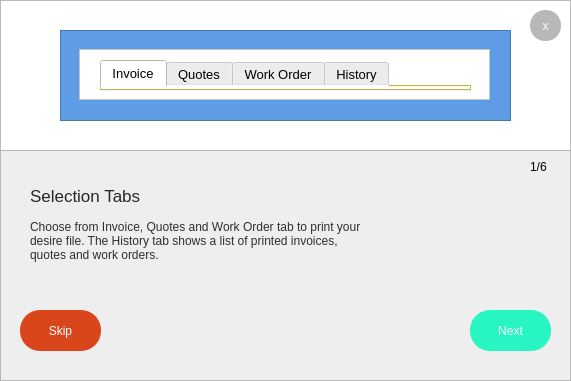
<?xml version="1.0" encoding="UTF-8"?>
<ui version="4.0">
 <class>Form</class>
 <widget class="QWidget" name="Form">
  <property name="geometry">
   <rect>
    <x>0</x>
    <y>0</y>
    <width>571</width>
    <height>381</height>
   </rect>
  </property>
  <property name="windowTitle">
   <string>Form</string>
  </property>
  <property name="styleSheet">
   <string notr="true">QWidget{
background-color: rgb(255, 255, 255);

	}</string>
  </property>
  <widget class="QTabWidget" name="tabWidget">
   <property name="geometry">
    <rect>
     <x>100</x>
     <y>60</y>
     <width>371</width>
     <height>31</height>
    </rect>
   </property>
   <property name="palette">
    <palette>
     <active>
      <colorrole role="WindowText">
       <brush brushstyle="SolidPattern">
        <color alpha="255">
         <red>170</red>
         <green>255</green>
         <blue>127</blue>
        </color>
       </brush>
      </colorrole>
      <colorrole role="Button">
       <brush brushstyle="SolidPattern">
        <color alpha="255">
         <red>255</red>
         <green>255</green>
         <blue>127</blue>
        </color>
       </brush>
      </colorrole>
      <colorrole role="Light">
       <brush brushstyle="SolidPattern">
        <color alpha="255">
         <red>127</red>
         <green>255</green>
         <blue>255</blue>
        </color>
       </brush>
      </colorrole>
      <colorrole role="Midlight">
       <brush brushstyle="SolidPattern">
        <color alpha="255">
         <red>63</red>
         <green>255</green>
         <blue>255</blue>
        </color>
       </brush>
      </colorrole>
      <colorrole role="Dark">
       <brush brushstyle="SolidPattern">
        <color alpha="255">
         <red>0</red>
         <green>127</green>
         <blue>127</blue>
        </color>
       </brush>
      </colorrole>
      <colorrole role="Mid">
       <brush brushstyle="SolidPattern">
        <color alpha="255">
         <red>0</red>
         <green>170</green>
         <blue>170</blue>
        </color>
       </brush>
      </colorrole>
      <colorrole role="Text">
       <brush brushstyle="SolidPattern">
        <color alpha="255">
         <red>170</red>
         <green>255</green>
         <blue>127</blue>
        </color>
       </brush>
      </colorrole>
      <colorrole role="BrightText">
       <brush brushstyle="SolidPattern">
        <color alpha="255">
         <red>255</red>
         <green>255</green>
         <blue>255</blue>
        </color>
       </brush>
      </colorrole>
      <colorrole role="ButtonText">
       <brush brushstyle="SolidPattern">
        <color alpha="255">
         <red>170</red>
         <green>255</green>
         <blue>127</blue>
        </color>
       </brush>
      </colorrole>
      <colorrole role="Base">
       <brush brushstyle="SolidPattern">
        <color alpha="255">
         <red>255</red>
         <green>255</green>
         <blue>127</blue>
        </color>
       </brush>
      </colorrole>
      <colorrole role="Window">
       <brush brushstyle="SolidPattern">
        <color alpha="255">
         <red>255</red>
         <green>255</green>
         <blue>127</blue>
        </color>
       </brush>
      </colorrole>
      <colorrole role="Shadow">
       <brush brushstyle="SolidPattern">
        <color alpha="255">
         <red>0</red>
         <green>0</green>
         <blue>0</blue>
        </color>
       </brush>
      </colorrole>
      <colorrole role="AlternateBase">
       <brush brushstyle="SolidPattern">
        <color alpha="255">
         <red>127</red>
         <green>255</green>
         <blue>255</blue>
        </color>
       </brush>
      </colorrole>
      <colorrole role="ToolTipBase">
       <brush brushstyle="SolidPattern">
        <color alpha="255">
         <red>255</red>
         <green>255</green>
         <blue>220</blue>
        </color>
       </brush>
      </colorrole>
      <colorrole role="ToolTipText">
       <brush brushstyle="SolidPattern">
        <color alpha="255">
         <red>0</red>
         <green>0</green>
         <blue>0</blue>
        </color>
       </brush>
      </colorrole>
     </active>
     <inactive>
      <colorrole role="WindowText">
       <brush brushstyle="SolidPattern">
        <color alpha="255">
         <red>170</red>
         <green>255</green>
         <blue>127</blue>
        </color>
       </brush>
      </colorrole>
      <colorrole role="Button">
       <brush brushstyle="SolidPattern">
        <color alpha="255">
         <red>255</red>
         <green>255</green>
         <blue>127</blue>
        </color>
       </brush>
      </colorrole>
      <colorrole role="Light">
       <brush brushstyle="SolidPattern">
        <color alpha="255">
         <red>127</red>
         <green>255</green>
         <blue>255</blue>
        </color>
       </brush>
      </colorrole>
      <colorrole role="Midlight">
       <brush brushstyle="SolidPattern">
        <color alpha="255">
         <red>63</red>
         <green>255</green>
         <blue>255</blue>
        </color>
       </brush>
      </colorrole>
      <colorrole role="Dark">
       <brush brushstyle="SolidPattern">
        <color alpha="255">
         <red>0</red>
         <green>127</green>
         <blue>127</blue>
        </color>
       </brush>
      </colorrole>
      <colorrole role="Mid">
       <brush brushstyle="SolidPattern">
        <color alpha="255">
         <red>0</red>
         <green>170</green>
         <blue>170</blue>
        </color>
       </brush>
      </colorrole>
      <colorrole role="Text">
       <brush brushstyle="SolidPattern">
        <color alpha="255">
         <red>170</red>
         <green>255</green>
         <blue>127</blue>
        </color>
       </brush>
      </colorrole>
      <colorrole role="BrightText">
       <brush brushstyle="SolidPattern">
        <color alpha="255">
         <red>255</red>
         <green>255</green>
         <blue>255</blue>
        </color>
       </brush>
      </colorrole>
      <colorrole role="ButtonText">
       <brush brushstyle="SolidPattern">
        <color alpha="255">
         <red>170</red>
         <green>255</green>
         <blue>127</blue>
        </color>
       </brush>
      </colorrole>
      <colorrole role="Base">
       <brush brushstyle="SolidPattern">
        <color alpha="255">
         <red>255</red>
         <green>255</green>
         <blue>127</blue>
        </color>
       </brush>
      </colorrole>
      <colorrole role="Window">
       <brush brushstyle="SolidPattern">
        <color alpha="255">
         <red>255</red>
         <green>255</green>
         <blue>127</blue>
        </color>
       </brush>
      </colorrole>
      <colorrole role="Shadow">
       <brush brushstyle="SolidPattern">
        <color alpha="255">
         <red>0</red>
         <green>0</green>
         <blue>0</blue>
        </color>
       </brush>
      </colorrole>
      <colorrole role="AlternateBase">
       <brush brushstyle="SolidPattern">
        <color alpha="255">
         <red>127</red>
         <green>255</green>
         <blue>255</blue>
        </color>
       </brush>
      </colorrole>
      <colorrole role="ToolTipBase">
       <brush brushstyle="SolidPattern">
        <color alpha="255">
         <red>255</red>
         <green>255</green>
         <blue>220</blue>
        </color>
       </brush>
      </colorrole>
      <colorrole role="ToolTipText">
       <brush brushstyle="SolidPattern">
        <color alpha="255">
         <red>0</red>
         <green>0</green>
         <blue>0</blue>
        </color>
       </brush>
      </colorrole>
     </inactive>
     <disabled>
      <colorrole role="WindowText">
       <brush brushstyle="SolidPattern">
        <color alpha="255">
         <red>170</red>
         <green>255</green>
         <blue>127</blue>
        </color>
       </brush>
      </colorrole>
      <colorrole role="Button">
       <brush brushstyle="SolidPattern">
        <color alpha="255">
         <red>255</red>
         <green>255</green>
         <blue>127</blue>
        </color>
       </brush>
      </colorrole>
      <colorrole role="Light">
       <brush brushstyle="SolidPattern">
        <color alpha="255">
         <red>127</red>
         <green>255</green>
         <blue>255</blue>
        </color>
       </brush>
      </colorrole>
      <colorrole role="Midlight">
       <brush brushstyle="SolidPattern">
        <color alpha="255">
         <red>63</red>
         <green>255</green>
         <blue>255</blue>
        </color>
       </brush>
      </colorrole>
      <colorrole role="Dark">
       <brush brushstyle="SolidPattern">
        <color alpha="255">
         <red>0</red>
         <green>127</green>
         <blue>127</blue>
        </color>
       </brush>
      </colorrole>
      <colorrole role="Mid">
       <brush brushstyle="SolidPattern">
        <color alpha="255">
         <red>0</red>
         <green>170</green>
         <blue>170</blue>
        </color>
       </brush>
      </colorrole>
      <colorrole role="Text">
       <brush brushstyle="SolidPattern">
        <color alpha="255">
         <red>170</red>
         <green>255</green>
         <blue>127</blue>
        </color>
       </brush>
      </colorrole>
      <colorrole role="BrightText">
       <brush brushstyle="SolidPattern">
        <color alpha="255">
         <red>255</red>
         <green>255</green>
         <blue>255</blue>
        </color>
       </brush>
      </colorrole>
      <colorrole role="ButtonText">
       <brush brushstyle="SolidPattern">
        <color alpha="255">
         <red>170</red>
         <green>255</green>
         <blue>127</blue>
        </color>
       </brush>
      </colorrole>
      <colorrole role="Base">
       <brush brushstyle="SolidPattern">
        <color alpha="255">
         <red>255</red>
         <green>255</green>
         <blue>127</blue>
        </color>
       </brush>
      </colorrole>
      <colorrole role="Window">
       <brush brushstyle="SolidPattern">
        <color alpha="255">
         <red>255</red>
         <green>255</green>
         <blue>127</blue>
        </color>
       </brush>
      </colorrole>
      <colorrole role="Shadow">
       <brush brushstyle="SolidPattern">
        <color alpha="255">
         <red>0</red>
         <green>0</green>
         <blue>0</blue>
        </color>
       </brush>
      </colorrole>
      <colorrole role="AlternateBase">
       <brush brushstyle="SolidPattern">
        <color alpha="255">
         <red>0</red>
         <green>255</green>
         <blue>255</blue>
        </color>
       </brush>
      </colorrole>
      <colorrole role="ToolTipBase">
       <brush brushstyle="SolidPattern">
        <color alpha="255">
         <red>255</red>
         <green>255</green>
         <blue>220</blue>
        </color>
       </brush>
      </colorrole>
      <colorrole role="ToolTipText">
       <brush brushstyle="SolidPattern">
        <color alpha="255">
         <red>0</red>
         <green>0</green>
         <blue>0</blue>
        </color>
       </brush>
      </colorrole>
     </disabled>
    </palette>
   </property>
   <property name="font">
    <font>
     <family>Segoe UI</family>
     <pointsize>10</pointsize>
     <weight>50</weight>
     <italic>false</italic>
     <bold>false</bold>
    </font>
   </property>
   <property name="styleSheet">
    <string notr="true">QTabWidget{
background-color: rgb(255, 255, 127);
	font: 10pt &quot;Segoe UI&quot;;
	color: rgb(170, 255, 127);

}

</string>
   </property>
   <property name="currentIndex">
    <number>0</number>
   </property>
   <widget class="QWidget" name="tab_inv">
    <property name="font">
     <font>
      <family>MS Gothic</family>
      <pointsize>20</pointsize>
     </font>
    </property>
    <property name="accessibleName">
     <string/>
    </property>
    <property name="autoFillBackground">
     <bool>false</bool>
    </property>
    <attribute name="title">
     <string>Invoice</string>
    </attribute>
   </widget>
   <widget class="QWidget" name="tab_q">
    <attribute name="title">
     <string>Quotes</string>
    </attribute>
   </widget>
   <widget class="QWidget" name="tab_wo">
    <attribute name="title">
     <string>Work Order</string>
    </attribute>
   </widget>
   <widget class="QWidget" name="tab_h">
    <attribute name="title">
     <string>History</string>
    </attribute>
   </widget>
  </widget>
  <widget class="QFrame" name="frame_5">
   <property name="geometry">
    <rect>
     <x>0</x>
     <y>150</y>
     <width>571</width>
     <height>231</height>
    </rect>
   </property>
   <property name="styleSheet">
    <string notr="true">QFrame{
background-color: rgb(238, 238, 238);
border-bottom-width: 1;
border-left-width: 1;
border-right-width: 1;
border-bottom-style: solid;
border-left-style: solid;
border-right-style: solid;
border-color: rgb(185, 185, 185);

}</string>
   </property>
   <property name="frameShape">
    <enum>QFrame::StyledPanel</enum>
   </property>
   <property name="frameShadow">
    <enum>QFrame::Raised</enum>
   </property>
   <widget class="QLabel" name="label_12">
    <property name="geometry">
     <rect>
      <x>30</x>
      <y>20</y>
      <width>171</width>
      <height>51</height>
     </rect>
    </property>
    <property name="font">
     <font>
      <family>Nirmala UI</family>
      <pointsize>13</pointsize>
      <weight>9</weight>
      <italic>false</italic>
      <bold>false</bold>
     </font>
    </property>
    <property name="styleSheet">
     <string notr="true">QLabel{
	border-left-color: rgb(238, 238, 238);
	
	border-right-color: rgb(238, 238, 238);
	border-bottom-color: rgb(238, 238, 238);
	font: 75 13pt &quot;Nirmala UI&quot;;
	color: rgb(39, 39, 39);
}</string>
    </property>
    <property name="text">
     <string>Selection Tabs</string>
    </property>
    <property name="alignment">
     <set>Qt::AlignLeading|Qt::AlignLeft|Qt::AlignVCenter</set>
    </property>
   </widget>
   <widget class="QLabel" name="label_13">
    <property name="geometry">
     <rect>
      <x>30</x>
      <y>70</y>
      <width>531</width>
      <height>91</height>
     </rect>
    </property>
    <property name="layoutDirection">
     <enum>Qt::LeftToRight</enum>
    </property>
    <property name="styleSheet">
     <string notr="true">QLabel{
	border-left-color: rgb(238, 238, 238);
	
	border-right-color: rgb(238, 238, 238);
	border-bottom-color: rgb(238, 238, 238);
	
	font: 25 11pt &quot;Microsoft YaHei Light&quot;;
	color: rgb(47, 47, 47);
}</string>
    </property>
    <property name="text">
     <string>Choose from Invoice, Quotes and Work Order tab to print your
desire file. The History tab shows a list of printed invoices,
quotes and work orders. </string>
    </property>
    <property name="alignment">
     <set>Qt::AlignLeading|Qt::AlignLeft|Qt::AlignTop</set>
    </property>
   </widget>
   <widget class="QLabel" name="label_14">
    <property name="geometry">
     <rect>
      <x>530</x>
      <y>10</y>
      <width>41</width>
      <height>31</height>
     </rect>
    </property>
    <property name="layoutDirection">
     <enum>Qt::LeftToRight</enum>
    </property>
    <property name="styleSheet">
     <string notr="true">QLabel{
	
	border-left-color: rgb(238, 238, 238);
	
	border-bottom-color: rgb(238, 238, 238);
	font: 25 11pt &quot;Microsoft YaHei Light&quot;;
	
	
	color: rgb(0, 0, 0);
}</string>
    </property>
    <property name="text">
     <string>1/6</string>
    </property>
    <property name="alignment">
     <set>Qt::AlignLeading|Qt::AlignLeft|Qt::AlignTop</set>
    </property>
   </widget>
   <widget class="QPushButton" name="btn_next">
    <property name="geometry">
     <rect>
      <x>470</x>
      <y>160</y>
      <width>81</width>
      <height>41</height>
     </rect>
    </property>
    <property name="styleSheet">
     <string notr="true">QPushButton{
background-color: #27F5C2;
	color: rgb(255, 255, 255);
	
	font: 63 10pt &quot;Segoe UI Semibold&quot;;
border-radius: 20px;
}</string>
    </property>
    <property name="text">
     <string>Next</string>
    </property>
   </widget>
   <widget class="QPushButton" name="btn_skip">
    <property name="geometry">
     <rect>
      <x>20</x>
      <y>160</y>
      <width>81</width>
      <height>41</height>
     </rect>
    </property>
    <property name="styleSheet">
     <string notr="true">QPushButton{
background-color: #DA461B;
	color: rgb(255, 255, 255);
	
	font: 63 10pt &quot;Segoe UI Semibold&quot;;
border-radius: 20px;
}</string>
    </property>
    <property name="text">
     <string>Skip</string>
    </property>
   </widget>
  </widget>
  <widget class="QFrame" name="frame_3">
   <property name="geometry">
    <rect>
     <x>60</x>
     <y>30</y>
     <width>451</width>
     <height>91</height>
    </rect>
   </property>
   <property name="styleSheet">
    <string notr="true">QFrame{
background-color: #5E9CE6;
}</string>
   </property>
   <property name="frameShape">
    <enum>QFrame::StyledPanel</enum>
   </property>
   <property name="frameShadow">
    <enum>QFrame::Raised</enum>
   </property>
   <widget class="QFrame" name="frame">
    <property name="geometry">
     <rect>
      <x>19</x>
      <y>19</y>
      <width>411</width>
      <height>51</height>
     </rect>
    </property>
    <property name="styleSheet">
     <string notr="true">QFrame{
background-color: rgb(255, 255, 255);

}</string>
    </property>
    <property name="frameShape">
     <enum>QFrame::StyledPanel</enum>
    </property>
    <property name="frameShadow">
     <enum>QFrame::Raised</enum>
    </property>
   </widget>
  </widget>
  <widget class="QPushButton" name="btn_close">
   <property name="geometry">
    <rect>
     <x>530</x>
     <y>10</y>
     <width>31</width>
     <height>31</height>
    </rect>
   </property>
   <property name="styleSheet">
    <string notr="true">QPushButton{
background-color: rgb(184, 184, 184);
	
	color: rgb(255, 255, 255);
	
	
	font: 87 11pt &quot;Arial Black&quot;;
border-radius: 15px;

}</string>
   </property>
   <property name="text">
    <string>x</string>
   </property>
  </widget>
  <widget class="QFrame" name="frame_2">
   <property name="geometry">
    <rect>
     <x>0</x>
     <y>0</y>
     <width>571</width>
     <height>171</height>
    </rect>
   </property>
   <property name="styleSheet">
    <string notr="true">QFrame{
border-width: 1;
border-style: solid;
border-color: rgb(185, 185, 185);
}</string>
   </property>
   <property name="frameShape">
    <enum>QFrame::StyledPanel</enum>
   </property>
   <property name="frameShadow">
    <enum>QFrame::Raised</enum>
   </property>
  </widget>
  <zorder>frame_2</zorder>
  <zorder>frame_5</zorder>
  <zorder>frame_3</zorder>
  <zorder>tabWidget</zorder>
  <zorder>btn_close</zorder>
 </widget>
 <resources/>
 <connections/>
</ui>
